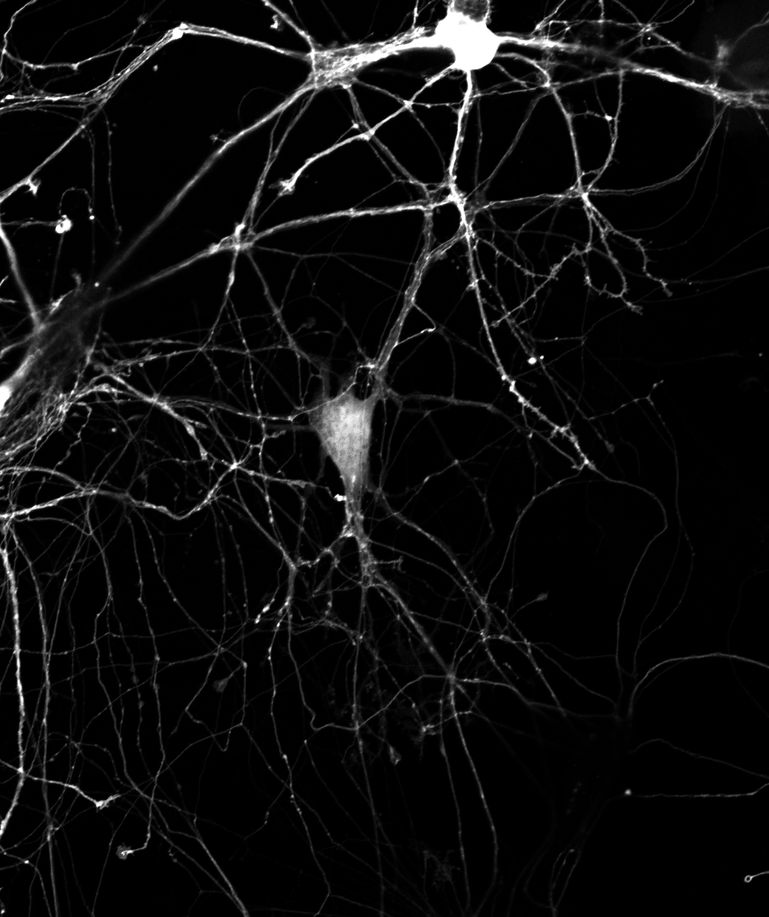
#> input picture input/convert.png, 769 x 917 px, shrunk from 2224 x 2652 before the run, found by its file name
$ jupyter execute ' Python for Microscopists_ Skimage.ipynb'
#> lines starting #> are read from the running program, lines starting #| are printed output that depends on the picture
[cell 1]
# Edge Detection
import matplotlib.pyplot as plt
from skimage import io
from skimage.filters import roberts, sobel, prewitt, scharr
img_data = io.imread('D:\Program Projects\Lab Project\input\convert.png', as_gray = True)
#> img_data is the input picture: shape (917, 769) float64; min 0, max 1, mean 0.0546
plt.imshow(img_data, cmap ='copper')

[cell 2]
plt.imshow(roberts(img_data), cmap = 'copper')
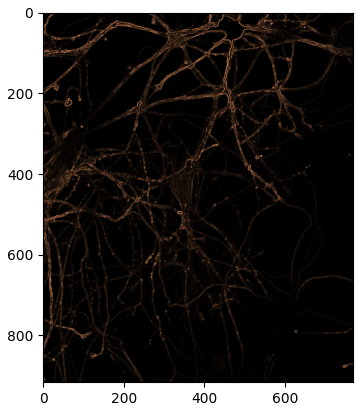
#> figure drawn by matplotlib, 1 panel

[cell 3]
plt.imshow(sobel(img_data), cmap = 'copper')
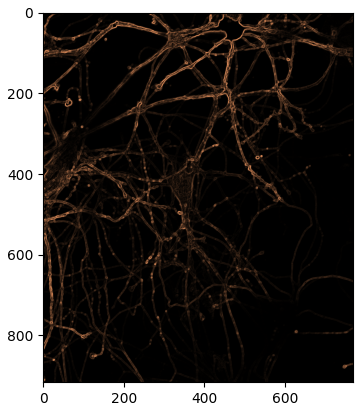
#> figure drawn by matplotlib, 1 panel

[cell 4]
plt.imshow(prewitt(img_data), cmap = 'copper')

[cell 5]
plt.imshow(scharr(img_data), cmap = 'copper')

[cell 6]
from skimage.feature import canny
plt.imshow(canny(img_data, sigma = .1), cmap = 'copper')
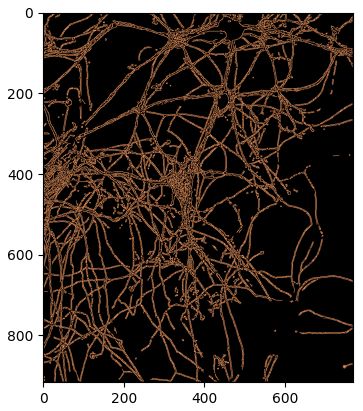
#> figure drawn by matplotlib, 1 panel

[cell 7]
#Image deconvolutions
from skimage import restoration
import numpy as np

psf = np.ones((3,3))/9

decon_image,_ = restoration.unsupervised_wiener(img_data, psf)
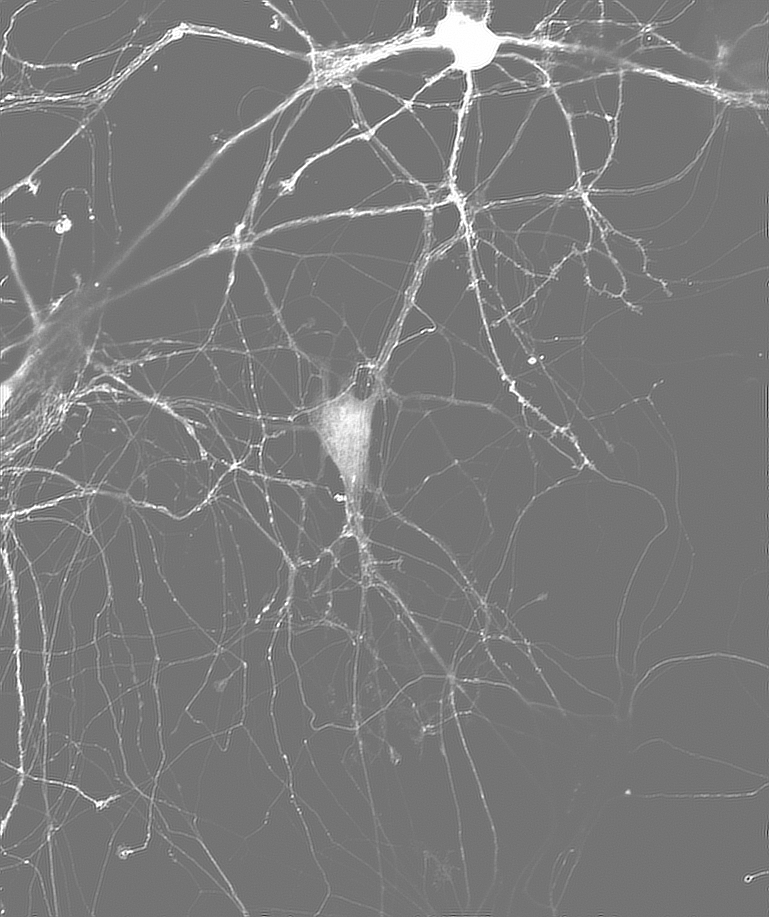
#> decon_image: shape (917, 769) float64; min -0.839, max 1, mean 0.0539; drawn with min black and max white

plt.imshow(decon_image, cmap = 'copper')
